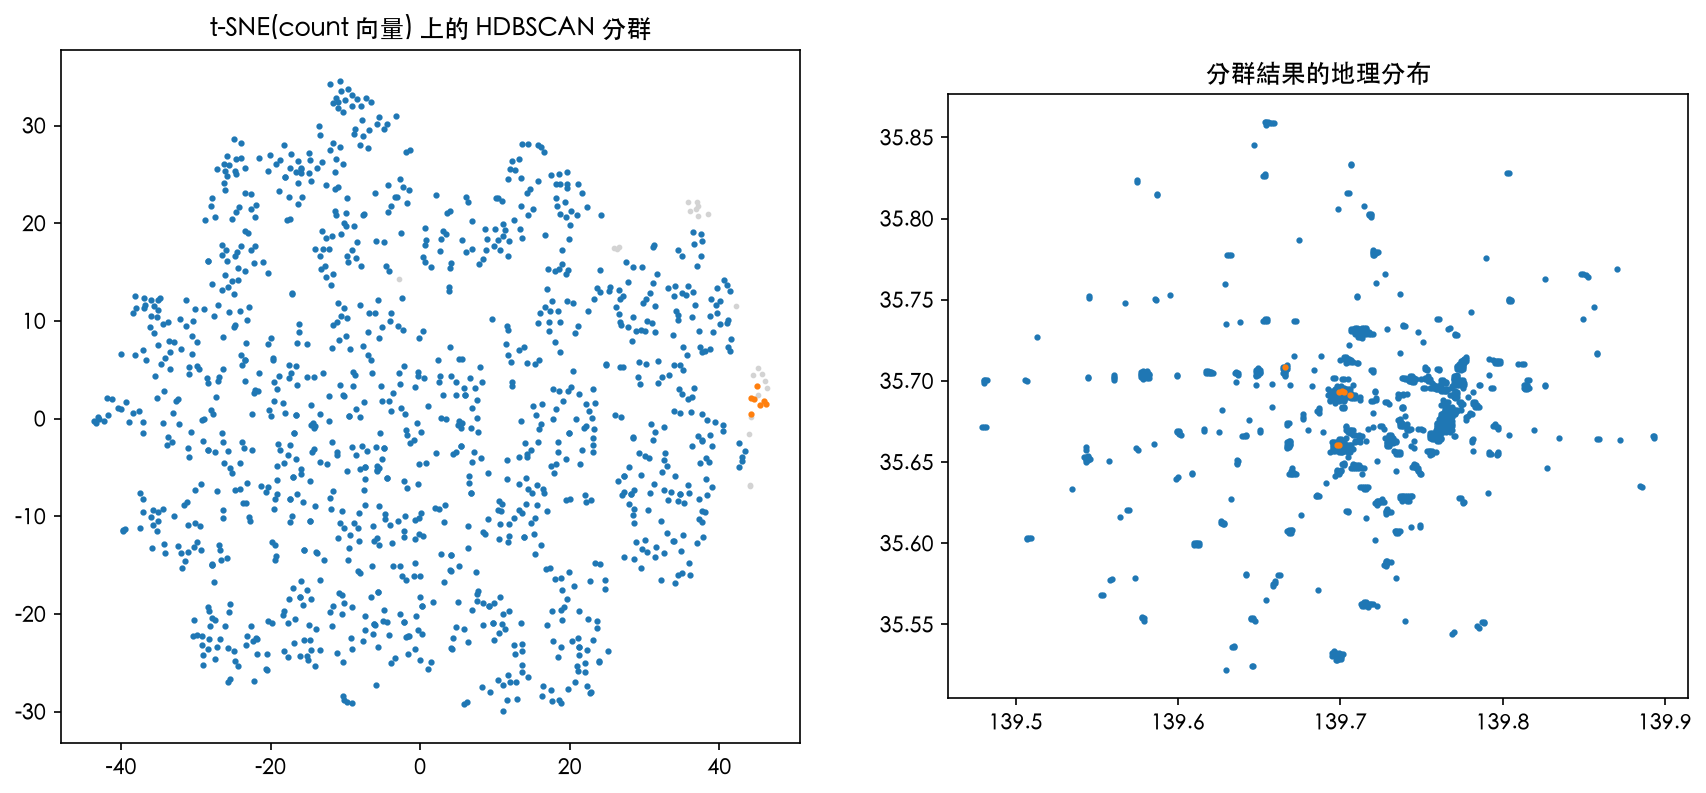

Recreate this plot in Python.
"""對 patch 的類別 count 向量做 HDBSCAN 分群，是 dbscan_grid.py 的變體。

跟 dbscan_grid.py 讀一樣的特徵（直接對 model/patch/patches.npz 現算
bincount(cat)，不經過模型、不用 log1p、不依賴 build_features.py）。

換成 HDBSCAN 是因為 dbscan_grid.py 印出的診斷已經證實 patch 密度（市
中心 vs 郊區）跨好幾個量級，DBSCAN 的單一全域 EPS 沒辦法同時適配。
HDBSCAN 用 MIN_CLUSTER_SIZE 取代 EPS，對每個密度尺度各自找穩定的群，
理論上密集區不會被切碎、稀疏區也不會整片變噪聲。

MIN_CLUSTER_SIZE / MIN_SAMPLES 不是手動猜的，是對 MCS_GRID x MS_GRID
做網格搜尋，每組算排除噪聲後的輪廓係數，挑最高的一組。輪廓係數只在
非噪聲點上算、群數 >= 2 才有定義，所以噪聲比例 > NOISE_CAP 的組合直接
跳過——不然全部丟噪聲留兩三個緊密的小群這種退化解，輪廓係數會虛高但
沒有分群的意義（HDBSCAN 允許把大部分點標成噪聲，跟 k-means 那種輪廓
係數搜尋不同，這裡必須額外擋這條退化路徑）。

即使擋了 NOISE_CAP，輪廓係數本身還是偏好「切掉幾個極端離群點自成一
群、其餘全部留在一個大群」這種解——兩群彼此距離拉滿，係數自然很高，
但這不是「找到有意義的多群結構」，是找到離群值。實測最佳解常常長這樣
（例如 1204+7 兩群、22 噪聲）。所以看到「最佳」不能只看係數，一定要看
下面印出的群大小分布；如果第二大群小到個位數，代表這組參數只是把
DBSCAN/HDBSCAN 拿來當離群值偵測器用，跟「分群」是两回事，此時該看的
是次高分、群數更多、群大小更平衡的那幾組。
"""

import os
import sys

import matplotlib as mpl
import matplotlib.pyplot as plt
import numpy as np
from sklearn.cluster import HDBSCAN
from sklearn.manifold import TSNE
from sklearn.metrics import silhouette_score

sys.path.insert(0, os.path.abspath(f"{os.path.dirname(__file__)}/.."))
from config.dataset import N_CAT, PATCHES  # noqa: E402

mpl.rcParams["font.family"] = ["Heiti TC"]
mpl.rcParams["axes.unicode_minus"] = False

MCS_GRID = list(range(3, 31))
MS_GRID = [None, 3, 5, 8, 10, 15]
NOISE_CAP = 0.7   # 噪聲比例超過這個門檻的組合視為退化解，不列入候選

OUT_PNG = os.path.join(os.path.dirname(__file__), "hdbscan_grid.png")


def search(x):
    """對 MCS_GRID x MS_GRID 網格搜尋，回傳依輪廓係數排序的結果表。"""
    rows = []
    for mcs in MCS_GRID:
        for ms in MS_GRID:
            labels = HDBSCAN(min_cluster_size=mcs, min_samples=ms,
                              metric="euclidean", copy=True).fit_predict(x)
            uniq, cnt = np.unique(labels, return_counts=True)
            n_clusters = (uniq != -1).sum()
            n_noise = cnt[uniq == -1][0] if -1 in uniq else 0
            noise_frac = n_noise / len(labels)
            if n_clusters < 2 or noise_frac > NOISE_CAP:
                continue
            keep = labels != -1
            s = silhouette_score(x[keep], labels[keep])
            rows.append((s, mcs, ms, n_clusters, noise_frac))
    rows.sort(key=lambda r: -r[0])
    return rows


def main():
    d = np.load(PATCHES)
    cat, offsets = d["cat"].astype(np.int64), d["offsets"]
    n = len(offsets) - 1
    n_total = np.diff(offsets)
    owner = np.repeat(np.arange(n), n_total)

    x = np.bincount(owner * N_CAT + cat, minlength=n * N_CAT)
    x = x.reshape(n, N_CAT).astype(np.float64)
    lat, lon = d["center_lat"], d["center_lon"]

    rows = search(x)
    if not rows:
        print(f"搜尋完 {len(MCS_GRID) * len(MS_GRID)} 組參數，"
              f"沒有一組同時滿足群數>=2 且噪聲<={NOISE_CAP:.0%}，放寬 NOISE_CAP 再試")
        return

    print(f"{'輪廓係數':>8}{'mcs':>6}{'ms':>6}{'群數':>6}{'噪聲%':>8}")
    for s, mcs, ms, n_clusters, noise_frac in rows[:10]:
        print(f"{s:>8.3f}{mcs:>6}{str(ms):>6}{n_clusters:>6}{noise_frac:>8.1%}")

    best_s, mcs, ms, n_clusters, noise_frac = rows[0]
    print(f"\n最佳：min_cluster_size={mcs} min_samples={ms}"
          f"（輪廓係數 {best_s:.3f}，{n_clusters} 群，噪聲 {noise_frac:.1%}）")

    labels = HDBSCAN(min_cluster_size=mcs, min_samples=ms,
                      metric="euclidean", copy=True).fit_predict(x)
    uniq, cnt = np.unique(labels, return_counts=True)
    order = uniq[np.argsort(-cnt)]
    sizes = ", ".join(str(cnt[uniq == c][0]) for c in order if c != -1)
    print(f"群大小（由大到小）：{sizes}  <- 看這行，太懸殊代表在找離群值不是分群")

    fig, axes = plt.subplots(1, 2, figsize=(14, 6))

    z = TSNE(n_components=2, init="pca", random_state=0).fit_transform(x)
    ax = axes[0]
    m = labels == -1
    ax.scatter(z[m, 0], z[m, 1], s=3, c="lightgray")
    for c in order[order != -1]:
        m = labels == c
        ax.scatter(z[m, 0], z[m, 1], s=4)
    ax.set_title("t-SNE(count 向量) 上的 HDBSCAN 分群")

    ax = axes[1]
    m = labels == -1
    ax.scatter(lon[m], lat[m], s=3, c="lightgray")
    for c in order[order != -1]:
        m = labels == c
        ax.scatter(lon[m], lat[m], s=4)
    ax.set_title("分群結果的地理分布")
    ax.set_aspect("equal")

    fig.savefig(OUT_PNG, dpi=150, bbox_inches="tight")
    print(f"\n已存 {OUT_PNG}")


main()
